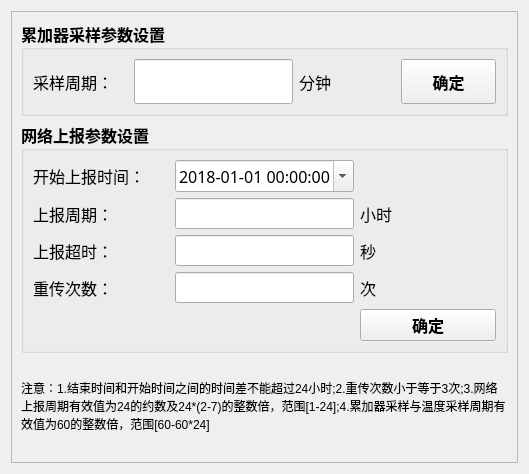
<?xml version="1.0" encoding="UTF-8"?>
<ui version="4.0">
 <class>ReportPeriod</class>
 <widget class="QWidget" name="ReportPeriod">
  <property name="geometry">
   <rect>
    <x>0</x>
    <y>0</y>
    <width>529</width>
    <height>474</height>
   </rect>
  </property>
  <property name="sizePolicy">
   <sizepolicy hsizetype="Expanding" vsizetype="Expanding">
    <horstretch>0</horstretch>
    <verstretch>0</verstretch>
   </sizepolicy>
  </property>
  <property name="windowTitle">
   <string>Form</string>
  </property>
  <layout class="QGridLayout" name="gridLayout_8">
   <item row="0" column="0">
    <widget class="QFrame" name="frame">
     <property name="sizePolicy">
      <sizepolicy hsizetype="Expanding" vsizetype="Expanding">
       <horstretch>0</horstretch>
       <verstretch>0</verstretch>
      </sizepolicy>
     </property>
     <property name="frameShape">
      <enum>QFrame::StyledPanel</enum>
     </property>
     <property name="frameShadow">
      <enum>QFrame::Raised</enum>
     </property>
     <layout class="QGridLayout" name="gridLayout_7">
      <item row="2" column="0">
       <widget class="QLabel" name="label_19">
        <property name="sizePolicy">
         <sizepolicy hsizetype="Expanding" vsizetype="Expanding">
          <horstretch>0</horstretch>
          <verstretch>0</verstretch>
         </sizepolicy>
        </property>
        <property name="text">
         <string>注意：1.结束时间和开始时间之间的时间差不能超过24小时;2.重传次数小于等于3次;3.网络上报周期有效值为24的约数及24*(2-7)的整数倍，范围[1-24];4.累加器采样与温度采样周期有效值为60的整数倍，范围[60-60*24]</string>
        </property>
        <property name="scaledContents">
         <bool>false</bool>
        </property>
        <property name="wordWrap">
         <bool>true</bool>
        </property>
       </widget>
      </item>
      <item row="1" column="0">
       <widget class="QGroupBox" name="groupBox_3">
        <property name="sizePolicy">
         <sizepolicy hsizetype="Expanding" vsizetype="Expanding">
          <horstretch>0</horstretch>
          <verstretch>0</verstretch>
         </sizepolicy>
        </property>
        <property name="font">
         <font>
          <family>Agency FB</family>
          <pointsize>12</pointsize>
          <weight>75</weight>
          <bold>true</bold>
         </font>
        </property>
        <property name="title">
         <string>网络上报参数设置</string>
        </property>
        <layout class="QGridLayout" name="gridLayout_3">
         <item row="0" column="0">
          <widget class="QLabel" name="label_15">
           <property name="sizePolicy">
            <sizepolicy hsizetype="Expanding" vsizetype="Expanding">
             <horstretch>0</horstretch>
             <verstretch>0</verstretch>
            </sizepolicy>
           </property>
           <property name="font">
            <font>
             <family>Agency FB</family>
             <pointsize>12</pointsize>
             <weight>50</weight>
             <bold>false</bold>
            </font>
           </property>
           <property name="text">
            <string>开始上报时间：</string>
           </property>
          </widget>
         </item>
         <item row="0" column="1">
          <widget class="QDateTimeEdit" name="StartRpTime">
           <property name="sizePolicy">
            <sizepolicy hsizetype="Expanding" vsizetype="Expanding">
             <horstretch>0</horstretch>
             <verstretch>0</verstretch>
            </sizepolicy>
           </property>
           <property name="minimumSize">
            <size>
             <width>0</width>
             <height>0</height>
            </size>
           </property>
           <property name="maximumSize">
            <size>
             <width>16777215</width>
             <height>16777215</height>
            </size>
           </property>
           <property name="font">
            <font>
             <family>仿宋</family>
             <pointsize>12</pointsize>
             <weight>50</weight>
             <bold>false</bold>
            </font>
           </property>
           <property name="dateTime">
            <datetime>
             <hour>0</hour>
             <minute>0</minute>
             <second>0</second>
             <year>2018</year>
             <month>1</month>
             <day>1</day>
            </datetime>
           </property>
           <property name="displayFormat">
            <string>yyyy-MM-dd HH:mm:ss</string>
           </property>
           <property name="calendarPopup">
            <bool>true</bool>
           </property>
          </widget>
         </item>
         <item row="1" column="0">
          <widget class="QLabel" name="label_6">
           <property name="sizePolicy">
            <sizepolicy hsizetype="Expanding" vsizetype="Expanding">
             <horstretch>0</horstretch>
             <verstretch>0</verstretch>
            </sizepolicy>
           </property>
           <property name="font">
            <font>
             <weight>50</weight>
             <bold>false</bold>
            </font>
           </property>
           <property name="text">
            <string>上报周期：</string>
           </property>
          </widget>
         </item>
         <item row="1" column="1">
          <widget class="QLineEdit" name="lineEPushCyc">
           <property name="sizePolicy">
            <sizepolicy hsizetype="Expanding" vsizetype="Expanding">
             <horstretch>0</horstretch>
             <verstretch>0</verstretch>
            </sizepolicy>
           </property>
           <property name="minimumSize">
            <size>
             <width>0</width>
             <height>0</height>
            </size>
           </property>
           <property name="maximumSize">
            <size>
             <width>16777215</width>
             <height>16777215</height>
            </size>
           </property>
          </widget>
         </item>
         <item row="1" column="2">
          <widget class="QLabel" name="label_3">
           <property name="font">
            <font>
             <weight>50</weight>
             <bold>false</bold>
            </font>
           </property>
           <property name="text">
            <string>小时</string>
           </property>
          </widget>
         </item>
         <item row="2" column="0">
          <widget class="QLabel" name="label_7">
           <property name="sizePolicy">
            <sizepolicy hsizetype="Expanding" vsizetype="Expanding">
             <horstretch>0</horstretch>
             <verstretch>0</verstretch>
            </sizepolicy>
           </property>
           <property name="font">
            <font>
             <weight>50</weight>
             <bold>false</bold>
            </font>
           </property>
           <property name="text">
            <string>上报超时：</string>
           </property>
          </widget>
         </item>
         <item row="2" column="1">
          <widget class="QLineEdit" name="lineEUploadTout">
           <property name="sizePolicy">
            <sizepolicy hsizetype="Expanding" vsizetype="Expanding">
             <horstretch>0</horstretch>
             <verstretch>0</verstretch>
            </sizepolicy>
           </property>
           <property name="minimumSize">
            <size>
             <width>0</width>
             <height>0</height>
            </size>
           </property>
           <property name="maximumSize">
            <size>
             <width>16777215</width>
             <height>16777215</height>
            </size>
           </property>
          </widget>
         </item>
         <item row="2" column="2">
          <widget class="QLabel" name="label_9">
           <property name="font">
            <font>
             <weight>50</weight>
             <bold>false</bold>
            </font>
           </property>
           <property name="text">
            <string>秒</string>
           </property>
          </widget>
         </item>
         <item row="3" column="0">
          <widget class="QLabel" name="label_8">
           <property name="sizePolicy">
            <sizepolicy hsizetype="Expanding" vsizetype="Expanding">
             <horstretch>0</horstretch>
             <verstretch>0</verstretch>
            </sizepolicy>
           </property>
           <property name="font">
            <font>
             <weight>50</weight>
             <bold>false</bold>
            </font>
           </property>
           <property name="text">
            <string>重传次数：</string>
           </property>
          </widget>
         </item>
         <item row="3" column="1">
          <widget class="QLineEdit" name="lineReT">
           <property name="sizePolicy">
            <sizepolicy hsizetype="Expanding" vsizetype="Expanding">
             <horstretch>0</horstretch>
             <verstretch>0</verstretch>
            </sizepolicy>
           </property>
           <property name="minimumSize">
            <size>
             <width>0</width>
             <height>0</height>
            </size>
           </property>
           <property name="maximumSize">
            <size>
             <width>16777215</width>
             <height>16777215</height>
            </size>
           </property>
          </widget>
         </item>
         <item row="4" column="2">
          <widget class="QPushButton" name="PushByNetBTN">
           <property name="sizePolicy">
            <sizepolicy hsizetype="Expanding" vsizetype="Expanding">
             <horstretch>0</horstretch>
             <verstretch>0</verstretch>
            </sizepolicy>
           </property>
           <property name="text">
            <string>确定</string>
           </property>
          </widget>
         </item>
         <item row="3" column="2">
          <widget class="QLabel" name="label_21">
           <property name="font">
            <font>
             <weight>50</weight>
             <bold>false</bold>
            </font>
           </property>
           <property name="text">
            <string>次</string>
           </property>
          </widget>
         </item>
        </layout>
       </widget>
      </item>
      <item row="0" column="0">
       <widget class="QGroupBox" name="groupBox_4">
        <property name="sizePolicy">
         <sizepolicy hsizetype="Expanding" vsizetype="Expanding">
          <horstretch>0</horstretch>
          <verstretch>0</verstretch>
         </sizepolicy>
        </property>
        <property name="font">
         <font>
          <family>Agency FB</family>
          <pointsize>12</pointsize>
          <weight>75</weight>
          <bold>true</bold>
         </font>
        </property>
        <property name="title">
         <string>累加器采样参数设置</string>
        </property>
        <layout class="QGridLayout" name="gridLayout_4">
         <item row="0" column="0">
          <layout class="QGridLayout" name="gridLayout">
           <item row="0" column="1">
            <widget class="QLineEdit" name="lineERdCycle">
             <property name="sizePolicy">
              <sizepolicy hsizetype="Expanding" vsizetype="Expanding">
               <horstretch>0</horstretch>
               <verstretch>0</verstretch>
              </sizepolicy>
             </property>
             <property name="minimumSize">
              <size>
               <width>0</width>
               <height>0</height>
              </size>
             </property>
             <property name="maximumSize">
              <size>
               <width>16777215</width>
               <height>16777215</height>
              </size>
             </property>
            </widget>
           </item>
           <item row="0" column="0">
            <widget class="QLabel" name="label_4">
             <property name="sizePolicy">
              <sizepolicy hsizetype="Expanding" vsizetype="Expanding">
               <horstretch>0</horstretch>
               <verstretch>0</verstretch>
              </sizepolicy>
             </property>
             <property name="font">
              <font>
               <weight>50</weight>
               <bold>false</bold>
              </font>
             </property>
             <property name="text">
              <string>采样周期：</string>
             </property>
            </widget>
           </item>
           <item row="0" column="2">
            <widget class="QLabel" name="label">
             <property name="sizePolicy">
              <sizepolicy hsizetype="Expanding" vsizetype="Expanding">
               <horstretch>0</horstretch>
               <verstretch>0</verstretch>
              </sizepolicy>
             </property>
             <property name="font">
              <font>
               <weight>50</weight>
               <bold>false</bold>
              </font>
             </property>
             <property name="text">
              <string>分钟</string>
             </property>
            </widget>
           </item>
           <item row="0" column="3">
            <widget class="QPushButton" name="ACC_SAMP_BTN">
             <property name="sizePolicy">
              <sizepolicy hsizetype="Expanding" vsizetype="Expanding">
               <horstretch>0</horstretch>
               <verstretch>0</verstretch>
              </sizepolicy>
             </property>
             <property name="text">
              <string>确定</string>
             </property>
            </widget>
           </item>
          </layout>
         </item>
        </layout>
       </widget>
      </item>
     </layout>
    </widget>
   </item>
  </layout>
 </widget>
 <resources/>
 <connections/>
</ui>
